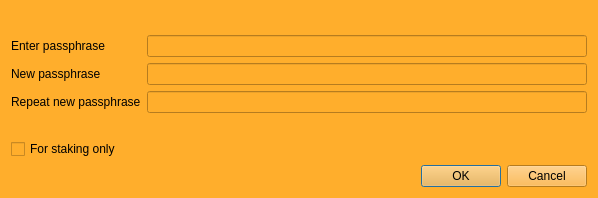
<?xml version="1.0" encoding="UTF-8"?>
<ui version="4.0">
 <class>AskPassphraseDialog</class>
 <widget class="QDialog" name="AskPassphraseDialog">
  <property name="geometry">
   <rect>
    <x>0</x>
    <y>0</y>
    <width>598</width>
    <height>198</height>
   </rect>
  </property>
  <property name="sizePolicy">
   <sizepolicy hsizetype="Preferred" vsizetype="Minimum">
    <horstretch>0</horstretch>
    <verstretch>0</verstretch>
   </sizepolicy>
  </property>
  <property name="minimumSize">
   <size>
    <width>550</width>
    <height>0</height>
   </size>
  </property>
  <property name="windowTitle">
   <string>Passphrase Dialog</string>
  </property>
  <property name="styleSheet">
   <string notr="true">background-color: rgb(255, 174, 44);</string>
  </property>
  <layout class="QVBoxLayout" name="verticalLayout">
   <item>
    <widget class="QLabel" name="warningLabel">
     <property name="textFormat">
      <enum>Qt::RichText</enum>
     </property>
     <property name="wordWrap">
      <bool>true</bool>
     </property>
    </widget>
   </item>
   <item>
    <layout class="QFormLayout" name="formLayout">
     <property name="fieldGrowthPolicy">
      <enum>QFormLayout::AllNonFixedFieldsGrow</enum>
     </property>
     <item row="0" column="0">
      <widget class="QLabel" name="passLabel1">
       <property name="text">
        <string>Enter passphrase</string>
       </property>
      </widget>
     </item>
     <item row="0" column="1">
      <widget class="QLineEdit" name="passEdit1">
       <property name="echoMode">
        <enum>QLineEdit::Password</enum>
       </property>
      </widget>
     </item>
     <item row="1" column="0">
      <widget class="QLabel" name="passLabel2">
       <property name="text">
        <string>New passphrase</string>
       </property>
      </widget>
     </item>
     <item row="1" column="1">
      <widget class="QLineEdit" name="passEdit2">
       <property name="echoMode">
        <enum>QLineEdit::Password</enum>
       </property>
      </widget>
     </item>
     <item row="2" column="0">
      <widget class="QLabel" name="passLabel3">
       <property name="text">
        <string>Repeat new passphrase</string>
       </property>
      </widget>
     </item>
     <item row="2" column="1">
      <widget class="QLineEdit" name="passEdit3">
       <property name="echoMode">
        <enum>QLineEdit::Password</enum>
       </property>
      </widget>
     </item>
     <item row="3" column="1">
      <widget class="QLabel" name="capsLabel">
       <property name="font">
        <font>
         <weight>75</weight>
         <bold>true</bold>
        </font>
       </property>
       <property name="text">
        <string/>
       </property>
       <property name="alignment">
        <set>Qt::AlignCenter</set>
       </property>
      </widget>
     </item>
     <item row="4" column="0">
      <widget class="QCheckBox" name="stakingCheckBox">
       <property name="enabled">
        <bool>true</bool>
       </property>
       <property name="visible">
        <bool>false</bool>
       </property>
       <property name="toolTip">
        <string>Serves to disable the trivial sendmoney when OS account compromised. Provides no real security.</string>
       </property>
       <property name="text">
        <string>For staking only</string>
       </property>
      </widget>
     </item>
    </layout>
   </item>
   <item>
    <widget class="QDialogButtonBox" name="buttonBox">
     <property name="orientation">
      <enum>Qt::Horizontal</enum>
     </property>
     <property name="standardButtons">
      <set>QDialogButtonBox::Cancel|QDialogButtonBox::Ok</set>
     </property>
    </widget>
   </item>
  </layout>
 </widget>
 <resources/>
 <connections>
  <connection>
   <sender>buttonBox</sender>
   <signal>accepted()</signal>
   <receiver>AskPassphraseDialog</receiver>
   <slot>accept()</slot>
   <hints>
    <hint type="sourcelabel">
     <x>248</x>
     <y>254</y>
    </hint>
    <hint type="destinationlabel">
     <x>157</x>
     <y>274</y>
    </hint>
   </hints>
  </connection>
  <connection>
   <sender>buttonBox</sender>
   <signal>rejected()</signal>
   <receiver>AskPassphraseDialog</receiver>
   <slot>reject()</slot>
   <hints>
    <hint type="sourcelabel">
     <x>316</x>
     <y>260</y>
    </hint>
    <hint type="destinationlabel">
     <x>286</x>
     <y>274</y>
    </hint>
   </hints>
  </connection>
 </connections>
</ui>
